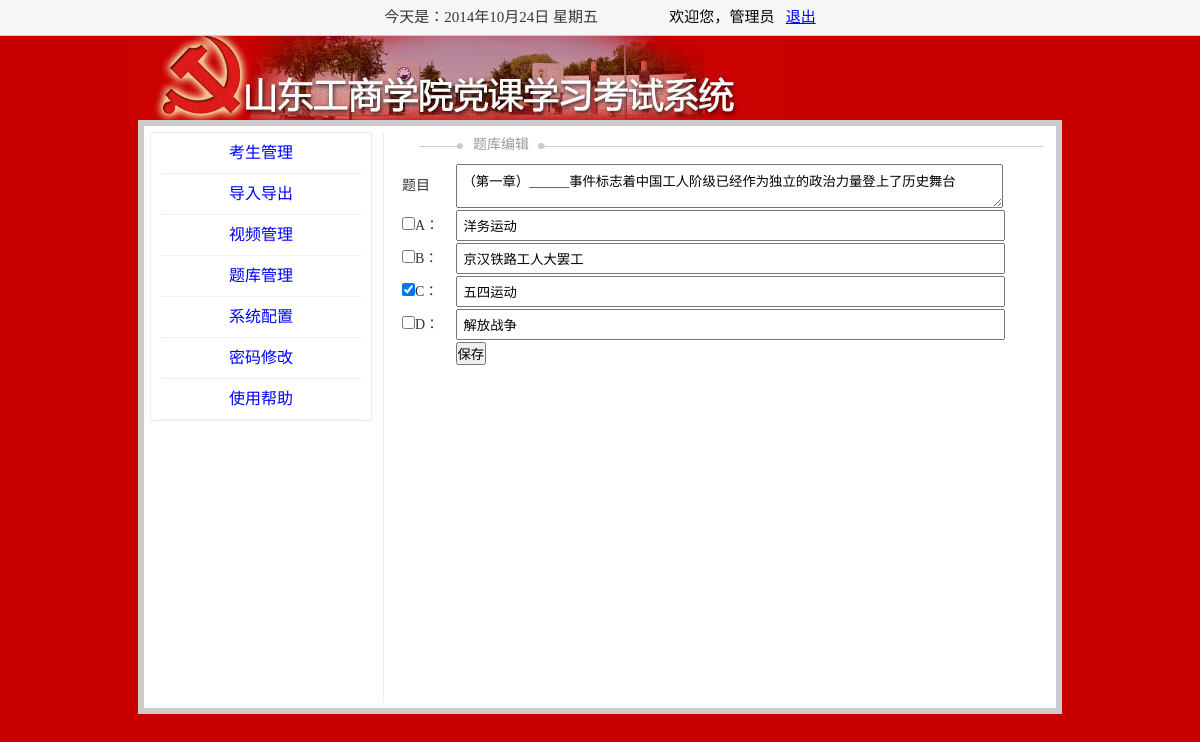
Page /manage/user.php?action=paperedit&multi_id=363 (signed in) on the committed database.
### tables this page shows
CREATE TABLE `multi_selections` (
  `ID` int(6) NOT NULL auto_increment,
  `QUESTION` text,
  `OPTION_A` text,
  `OPTION_B` text,
  `OPTION_C` text,
  `OPTION_D` text,
  `ANSWER` char(4) default NULL,
  `CHAPTER` int(2) default NULL,
  PRIMARY KEY  (`ID`)
);

### library/db.php (called while the page is built, shortened)
<?php
Class DB {
    private $link_id;
	private $result;
    public function __construct() {
        require_once '../config/config.db.php';
        $this->is_log = $db_config["log"];
        if($this->is_log){
            $handle = fopen($db_config["logfilepath"]."dblog.txt", "a+");
        }
    }
    public function connect($dbhost, $dbuser, $dbpw, $dbname, $pconnect,$charset) {
        if( $pconnect==0 ) {
           $this->link_id = @mysql_connect($dbhost, $dbuser, $dbpw);
		exit();
            if(!$this->link_id){
                $this->halt("数据库连接失败");
            }
        } else {
            $this->link_id = @mysql_pconnect($dbhost, $dbuser, $dbpw);
        }
    }
    public function query($sql) {
        if($this->result = mysql_query($sql,$this->link_id))
        return $this->result;
    }
	public function getrow()
	{
		$this->row = mysql_fetch_array($this->result);
		return $this->row;
	}
    public function microtime_float() {
        list($usec, $sec) = explode(" ", microtime());
        return ((float)$usec + (float)$sec);
    }
}
?>

### config/config.db.php (called while the page is built, shortened)
<?php
    $db_config["hostname"] = "localhost";
    $db_config["username"] = "root";
    $db_config["password"] = "";
    $db_config["database"] = "dangke";
    $db_config["charset"] = "utf8";
    $db_config["pconnect"] = 1;
    $db_config["log"] = 1;
    $db_config["logfilepath"] = './';
?>

### manage/logincheck.php (called while the page is built, shortened)
<?php
	$userID=isset($_SESSION['adminID']) ? $_SESSION['adminID'] : '';
	require_once("../library/db.php");
	$db=new DB();
	$sql="SELECT * FROM admin WHERE ID = '$userID'";
	$db->query("$sql");
	$userInfo=$db->getrow();
?>

### manage/paperedit.php (the view, shortened to what this page needs)
<div class="title">题库编辑</div>
<?php
require_once 'logincheck.php';
$multiID=isset($_GET["multi_id"])?$_GET["multi_id"]:'';
if($multiID){
	$sql="select * from multi_selections where ID='$multiID'";
	$db->query($sql);
	$row=$db->getrow();
	$strCheck=array("A"=>'',"B"=>'',"C"=>'',"D"=>'');
	$answer=$row["ANSWER"];
	for($i=0;$i<strlen($answer);$i++)
		$strCheck[$answer[$i]]='checked=true';
	echo "<form action='papermodify.php' method='post'>
	<input type=hidden name=multi_id value='$multiID' />
		  <table width='100%'>
		  <tr><td width='8%'>题目</td><td><textarea name='question' style='width:90%; padding:6px;'>$row[QUESTION]</textarea></td>
		  <tr><td><input type=checkbox name=answer[] value=A $strCheck[A] />A：</td><td><input type=text name=option_a value='$row[OPTION_A]' style='width:90%; padding:6px;' /></td></tr>
		  <tr><td><input type=checkbox name=answer[] value=B $strCheck[B] />B：</td><td><input type=text name=option_b value='$row[OPTION_B]' style='width:90%; padding:6px;' /></td></tr>
		  <tr><td><input type=checkbox name=answer[] value=C $strCheck[C] />C：</td><td><input type=text name=option_c value='$row[OPTION_C]' style='width:90%; padding:6px;' /></td></tr>
		  <tr><td><input type=checkbox name=answer[] value=D $strCheck[D] />D：</td><td><input type=text name=option_d value='$row[OPTION_D]' style='width:90%; padding:6px;' /></td></tr>
		  <tr><td></td><td><input type=submit value='保存' /></td></tr>
		  </table>
		  </form>
		  ";
}
?>

### manage/user.php (shortened to what this page needs)
<?php
	require_once 'logincheck.php';
?>
<!DOCTYPE html PUBLIC "-//W3C//DTD HTML 4.01 Transitional//EN" "http://www.w3.org/TR/html4/loose.dtd">
<html>
<head>
<LINK href="../style.css" type=text/css rel=stylesheet>
<body>
<div class="top">
<script type="text/javascript">showLocale();  </script>&nbsp;&nbsp;&nbsp;&nbsp;&nbsp;&nbsp;&nbsp;&nbsp;&nbsp;&nbsp;&nbsp;&nbsp;&nbsp;&nbsp;&nbsp;&nbsp;&nbsp;
欢迎您，<?php echo $userInfo["USER_NAME"]; ?>&nbsp;&nbsp;
<a href="logout.php">退出</a>
</div>
<div class="head_img"></div>
<div class="contain">
<div class="sideBar">
<div class="menu">
<ul>
	<li>
		<a href="user.php?action=1">考生管理</a>
	</li>
	<li>
		<a href="user.php?action=5">导入导出</a>
	</li>
	<li>
		<a href="user.php?action=2">视频管理</a>
	</li>
	<li>
		<a href="user.php?action=paper">题库管理</a>
	</li>
	<li>
		<a href="user.php?action=systemoption">系统配置</a>
	</li>
	<li>
		<a href="user.php?action=3">密码修改</a>
	</li>
	<li>
		<a href="user.php?action=help">使用帮助</a>
	</li>
</ul>
</div>
</div>
<div class="main">
<?php
require_once 'main.php';
?>
</div>
</div>
</body>
</html>

### style.css (style rules this page uses)
* { margin:0; padding:0; }
li { list-style:none; }
body { background-color:#c80000; }
a:link, a:visited { color:#00f; }
.top { width: 100%; height:35px; display: block; z-index: 100; overflow: visible; position: fixed; top: 0px; _position: absolute; //_top: expression(documentElement.scrollTop + "px"); line-height:35px; background-color:#f6f6f6; border-bottom:solid 1px #ccc; font-size:15px; text-align:center; position:fixed; }
.head_img { margin:0 auto; margin-top:30px; height:90px; width:900px; padding-left:40px; background:url(style/image/main_img.jpg) no-repeat left -70px; }
.contain { margin:0 auto; width:900px; overflow:hidden; padding:6px; background:#FFF; border:#CCC solid 6px; min-height:500px; }
.sideBar { float:left; width:220px; border:solid 1px #eee; font-family:Microsoft Yahei, Helvetica, sans-serif; font-weight:lighter; }
.menu ul { width:220px; }
.menu ul li { width:200px; margin:0 auto; }
.menu ul li a { float:left; width:200px; text-align:center; line-height:40px; text-decoration:none; border-bottom:#f0f0f0 solid 1px; }
.main { float:right; width:650px; border-left:solid 1px #eee; min-height:570px; font-size:14px; color:#333; padding-left:16px; }
.main { line-height:28px; }
.title { width:570px; height:30px; line-height:26px; color:#999; font-size:14px; padding-left:73px; background:url(style/image/title_bg.gif); }

### rows in the picture
multi_selections: question "（第一章）_____事件标志着中国工人阶级已经作为独立的政治力量登上了历史舞台", option_a "洋务运动", option_b "京汉铁路工人大罢工", option_c "五四运动", option_d "解放战争"

### other values in the picture
$userInfo["USER_NAME"] "管理员"
